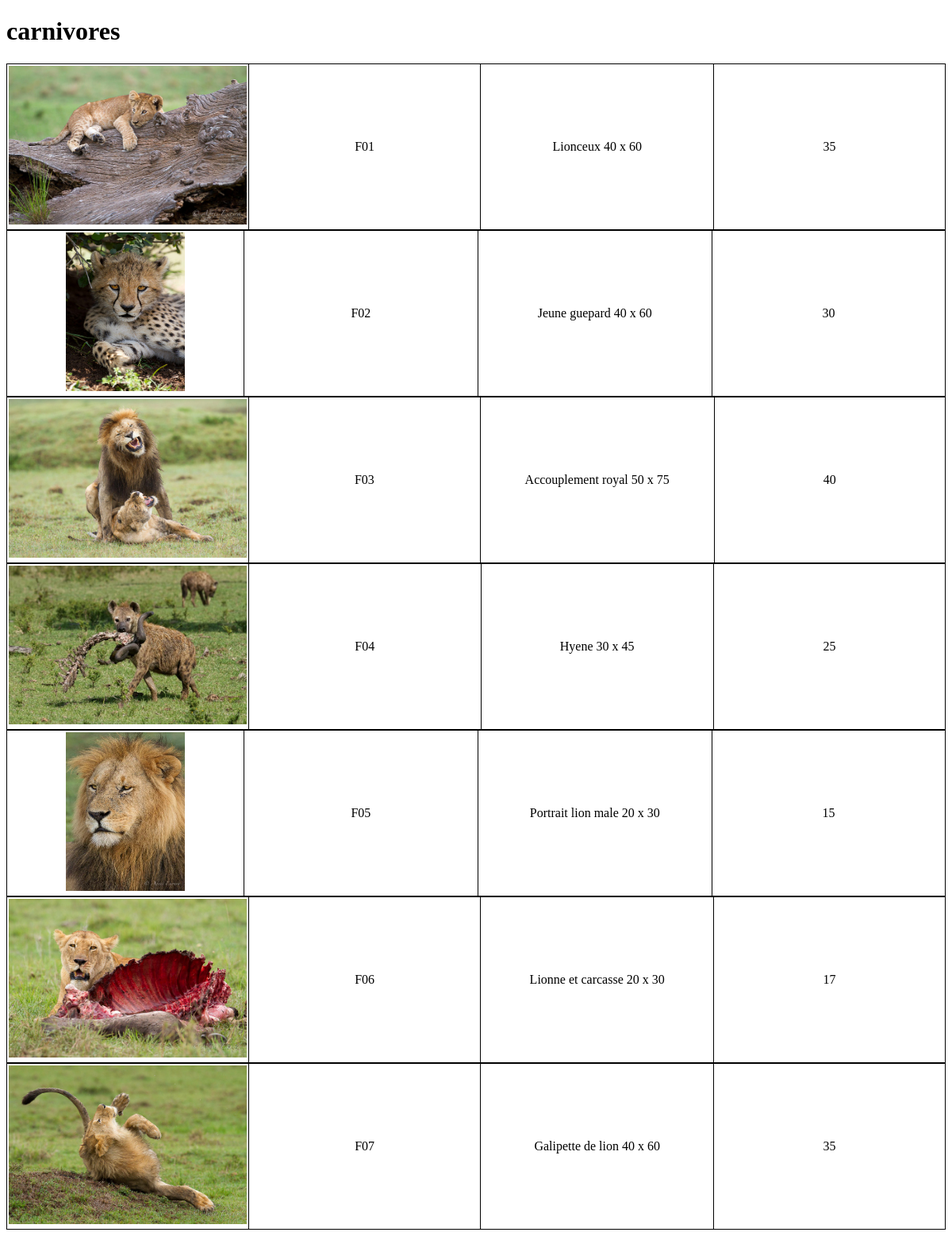
Screenshot of /Version2/listPdt.php?categ=carnivores with the database file from the repository.
### tables this page shows
CREATE TABLE IF NOT EXISTS `produit` (
  `pdt_ref` varchar(3) NOT NULL DEFAULT '',
  `pdt_designation` varchar(50) DEFAULT NULL,
  `pdt_prix` decimal(5,0) DEFAULT NULL,
  `pdt_image` varchar(50) DEFAULT NULL,
  `pdt_categorie` varchar(3) DEFAULT NULL,
  `pdt_dimension` varchar(8) DEFAULT NULL,
  PRIMARY KEY (`pdt_ref`)
);

### Version2/listPdt.php (the view, shortened to what this page needs)
<!DOCTYPE HTML>
<html>
    <head>
        <link rel="stylesheet" href="style.css" />
    </head>
        <?php
include("connexion.php");
$categ = $_GET['categ'];
$reponse = $bdd->query('SELECT * FROM produit, categorie WHERE categorie.cat_code = produit.pdt_categorie AND cat_libelle="'.$categ.'"');
echo "<h1>$categ</h1>";
while ($donnees = $reponse->fetch())
{
?>
<table>
                <tr>
                    <td>
                        <img src="../Images/<?php echo $donnees['pdt_image']; ?>" class="<?php echo $donnees['pdt_dimension']; ?>" />
                     </td>
                    <td> <p><?php echo $donnees['pdt_ref']; ?></p> </td>
                    <td> <p> <?php echo $donnees['pdt_designation']; ?> </p> </td>
                    <td> <p> <?php echo $donnees['pdt_prix']; ?> <p> </td>
                </tr>
</table>
<?php
}
?>
</html>

### Version2/style.css (style rules this page uses)
table { border-collapse: collapse; padding : 2px; text-align:center; }
td, th { border: 1px solid black; padding : 2px; width : 300px; }
img.portrait { height:200px; width:150px; }
img.paysage { height:200px; width:300px; }

### rows the page displays
produit: pdt_image (picture), pdt_ref "F01", pdt_designation "Lionceux 40 x 60", pdt_prix "35"
produit: pdt_image (picture), pdt_ref "F02", pdt_designation "Jeune guepard 40 x 60", pdt_prix "30"
produit: pdt_image (picture), pdt_ref "F03", pdt_designation "Accouplement royal 50 x 75", pdt_prix "40"
produit: pdt_image (picture), pdt_ref "F04", pdt_designation "Hyene 30 x 45", pdt_prix "25"
produit: pdt_image (picture), pdt_ref "F05", pdt_designation "Portrait lion male 20 x 30", pdt_prix "15"
produit: pdt_image (picture), pdt_ref "F06", pdt_designation "Lionne et carcasse 20 x 30", pdt_prix "17"
produit: pdt_image (picture), pdt_ref "F07", pdt_designation "Galipette de lion 40 x 60", pdt_prix "35"

### other values shown
$categ "carnivores"
